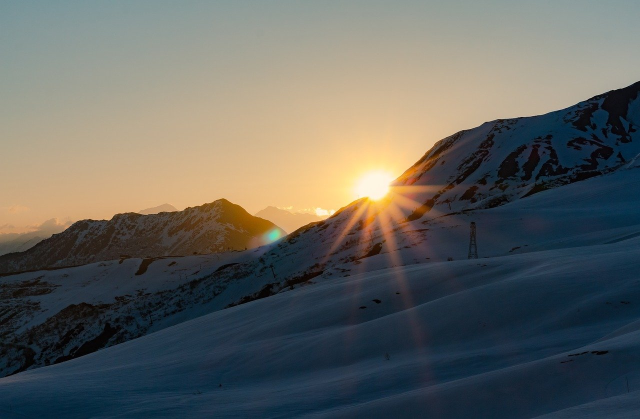
#> input picture Images/img1.jpg, 1280 x 838 px, found by its file name (shown at 1/2 size)
$ jupyter execute Day1.ipynb
#> lines starting #> are read from the running program, lines starting #| are printed output that depends on the picture
## Read and Show Image

[cell 1]
import cv2
import numpy as np
import os

[cell 2]
img=cv2.imread(r"Images\img1.jpg")                   # Read the Image
#> img is the input picture: shape (838, 1280, 3); mean B, G, R 95.5, 100.1, 98.9
cv2.imshow("Read Image1",img)                        # Image Show
cv2.waitKey(0)                                      # Image Frame wait time -ms and 0 pass keyboard any key press
cv2.destroyAllWindows()                             # All Windows close
#cv2.destroyWindow()                                 # Only One window close

[cell 3]
img=cv2.imread(r"Images\img2.jpg")                   # Read the Image
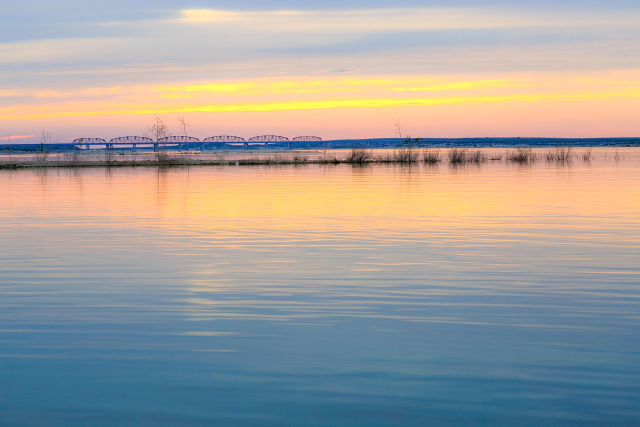
#> input picture Images/img2.jpg, 1280 x 853 px, found by its file name (shown at 1/2 size)
#> img is the input picture: shape (853, 1280, 3); mean B, G, R 156.6, 161.4, 165.3
cv2.imshow("Read Image2",img)                        # Image Show
cv2.waitKey(0)                                      # Image Frame wait time -ms and 0 pass keyboard any key press
cv2.destroyAllWindows()                             # All Windows close
#cv2.destroyWindow()                                 # Only One window close

[cell 4]
img=cv2.imread(r"Images\img3.jpg")                   # Read the Image
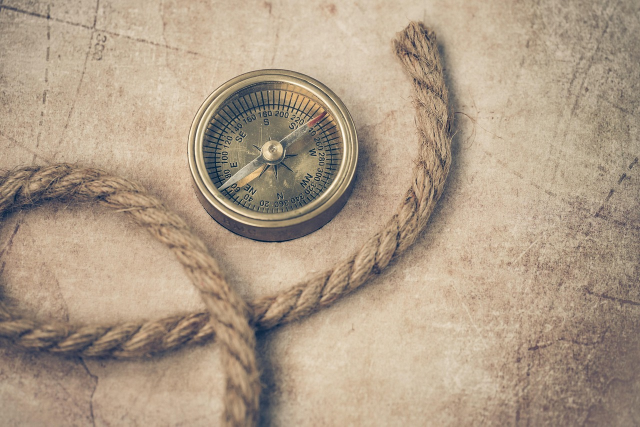
#> input picture Images/img3.jpg, 1280 x 853 px, found by its file name (shown at 1/2 size)
#> img is the input picture: shape (853, 1280, 3); mean B, G, R 135.8, 156.4, 175
cv2.imshow("Read Image3",img)                        # Image Show
cv2.waitKey(0)                                      # Image Frame wait time -ms and 0 pass keyboard any key press
cv2.destroyAllWindows()                             # All Windows close
#cv2.destroyWindow()                                 # Only One window close

## Resize and Slide Showing

[cell 5]
image=cv2.imread(r"Images\img3.jpg")
re_Image=cv2.resize(image,(500,300))
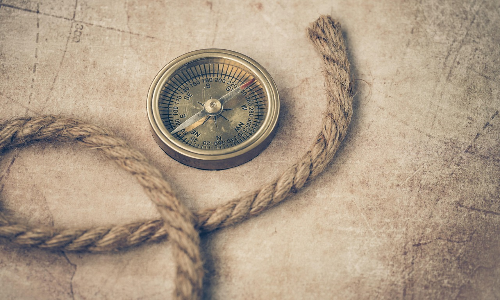
#> re_Image: shape (300, 500, 3); mean B, G, R 135.7, 156.3, 174.9
cv2.imshow("Image 3",re_Image)
cv2.waitKey(0)
cv2.destroyAllWindows()

[cell 6]
v = np.array([[1,2,3,1,2,3]])
np.hstack((v,v))

[cell 7]
img = cv2.imread(r"Images\img3.jpg")
print(img)  #RGB
#> (printed output is left out)

[cell 8]
image=cv2.imread(r"Images\img2.jpg")
re_Image=cv2.resize(image,(300,300))
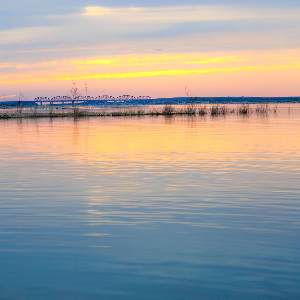
#> re_Image: shape (300, 300, 3); mean B, G, R 156.5, 161.3, 165.2
h=np.hstack((re_Image,re_Image,re_Image))
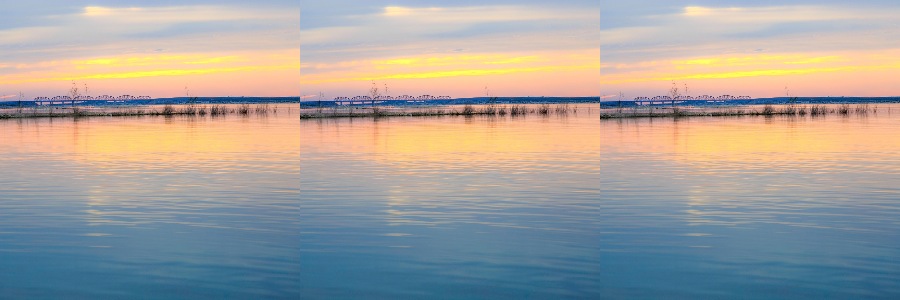
#> h: shape (300, 900, 3); mean B, G, R 156.5, 161.3, 165.2
v=np.vstack((h,h))
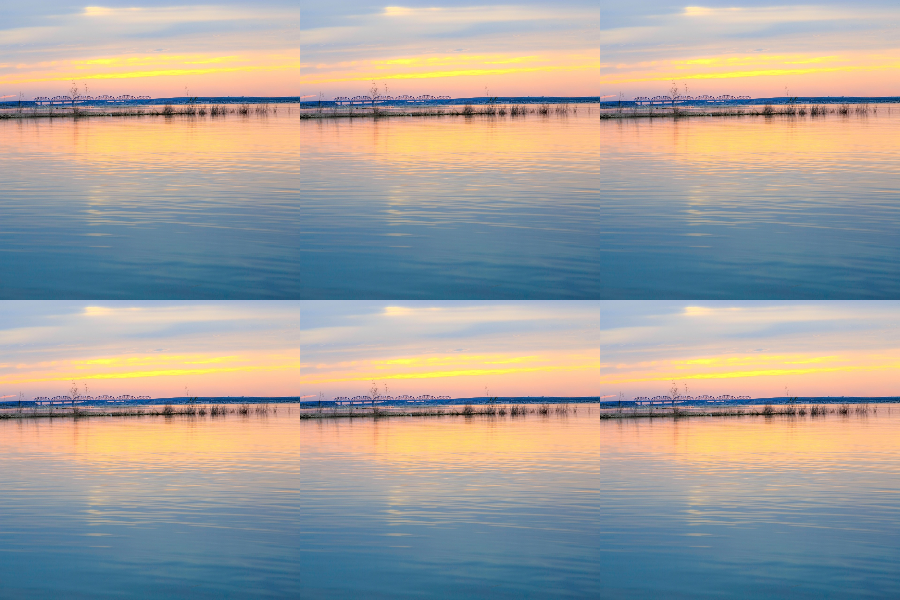
#> v: shape (600, 900, 3); mean B, G, R 156.5, 161.3, 165.2


cv2.imshow("Image 2",v)
cv2.waitKey(0)
cv2.destroyAllWindows()

## Slide Show

[cell 9]
list_name = os.listdir(r"C:\Users\Vikas\Desktop\OpenCV\Images")
list_name

[cell 10]
# Path to the image folder
path = r"C:\Users\Vikas\Desktop\OpenCV\Images"

# Get list of all image file names
list_name = os.listdir(path)

# Loop through each image
for name in list_name:
    img_path = os.path.join(path, name)  # Safer than manually joining
    img = cv2.imread(img_path)
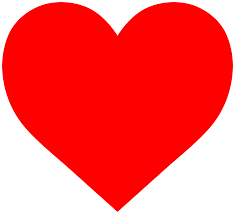
#> input picture Images/Img13.png, 235 x 214 px, found by its file name
#> img is the input picture: shape (214, 235, 3); mean B, G, R 85.8, 85.8, 255

    if img is not None:
        img = cv2.resize(img, (400, 400))  # Resize to 400x400
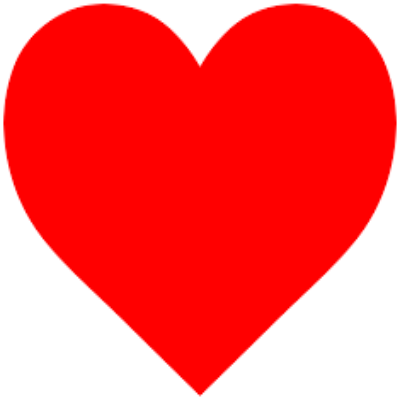
#> img: shape (400, 400, 3); mean B, G, R 85.8, 85.8, 255
        cv2.imshow("Slide Show", img)
        cv2.waitKey(2000)  # Show image for 2 seconds
    else:
        print(f"Failed to load {img_path}")
#> pass 2 of the loop `for name in list_name:`:
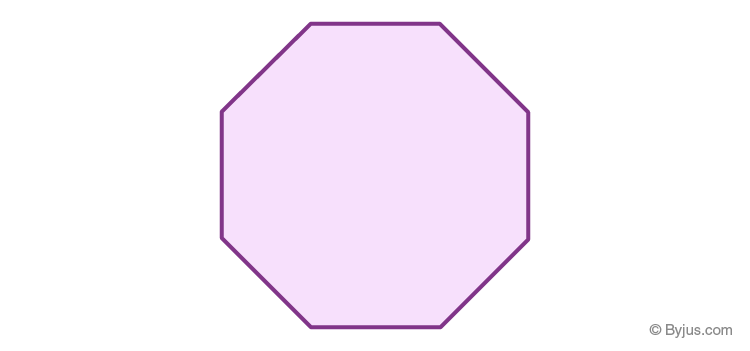
#> input picture Images/Img14.png, 750 x 351 px, found by its file name
#> img is the input picture: shape (351, 750, 3); mean B, G, R 252.2, 242.8, 250.6
#> `img = cv2.resize(img, (400, 400))`:
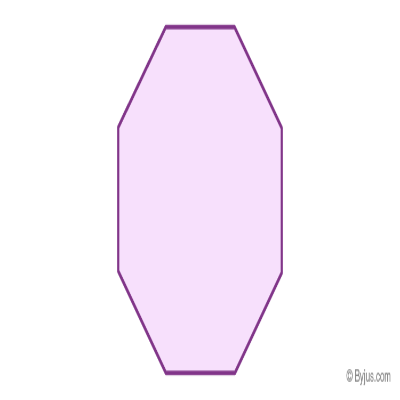
#> img: shape (400, 400, 3); mean B, G, R 252.2, 242.8, 250.6

cv2.destroyAllWindows()
